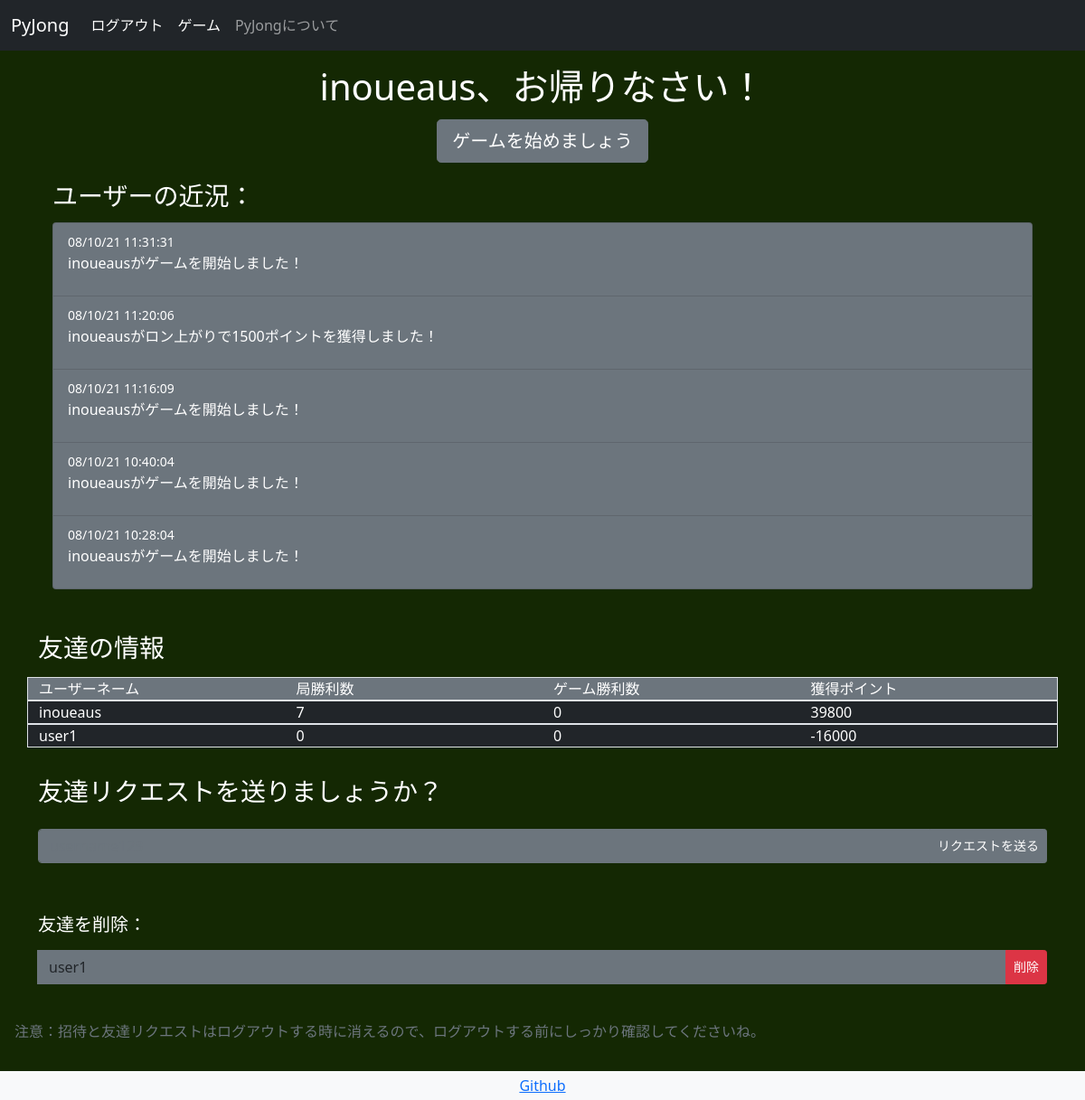
Screenshot of /main/friends (signed in) with the database file from the repository.
### pyjong/models.py (models this page shows, shortened)
class UserData(db.Model,UserMixin):
    __tablename__ = 'userdata'
    id = db.Column(db.Integer,primary_key=True)
    email_address = db.Column(db.String(64),unique=True,index=True)
    username = db.Column(db.String(64),unique=True,index=True)
    password_hash = db.Column(db.String(128))
    friends_list = db.Column(db.Text)
    friend_requests = db.Column(db.Text)
    invites = db.Column(db.Text)
    kyoku_win_count = db.Column(db.Integer)
    game_win_count = db.Column(db.Integer)
    points = db.Column(db.Integer)

class GameUpdates(db.Model):
    id = db.Column(db.Integer,primary_key=True)
    date = db.Column(db.DateTime,nullable=False,default=datetime.now)
    text = db.Column(db.Text,nullable=False)

### pyjong/main/views.py (the view, shortened to what this page needs)
@main_blueprint.route('/friends',methods=['GET','POST'])
@login_required
def friends():
    get_new_requests(current_user.username)
    get_invites(current_user.username)
    get_friends_list(current_user.username)
    form_delete = DeleteFriend()
    form_delete = add_friends_to_form(form_delete)
    form_req = FriendRequest()
    form_add = AcceptFriendRequest()
    form_add = add_friend_requests_to_form(form_add)
    accept_invite_form = AcceptInvite()
    accept_invite_form = add_invites_to_form(accept_invite_form)
    game_updates = retrieve_game_updates()
    if form_delete.validate_on_submit():
        delete_friend(requested_username=form_delete.select_friend.data,requester_username=current_user.username)
        flash("友達を削除しました。",'alert-success')
        return redirect(url_for('main.friends'))
    return render_template('friends.html',form_delete=form_delete,form_add=form_add,form_req=form_req,accept_invite_form=accept_invite_form,game_updates=game_updates)

### pyjong/main/forms.py
class DeleteFriend(FlaskForm):
    select_friend = SelectField("承諾したいリクエストを選んでください")
    submit = SubmitField("削除")

class FriendRequest(FlaskForm):
    username = StringField('追加したいユーザーネーム：',validators=[InputRequired(),Regexp('^\w+$',message='英数字のみ入力可能')])
    submit = SubmitField('リクエストを送る')

### pyjong/main/views.py (called while the page is built)
def add_friends_to_form(form):
    if len(session['friends']) > 0:
        form.select_friend.choices = [(usr,usr) for usr in session['friends']]
        session['has_friends'] = True
    else:
        session['has_friends'] = False
    return form

def add_friend_requests_to_form(form):
    if session['new_requests']:
        form.select_friend.choices = [(usr,usr) for usr in session['requests']]
    else:
        form.select_friend.choices = [('no_friends','友達はまだいないようです')]
    return form

def add_invites_to_form(form):
    if session['has_new_invites']:
        form.select_friend.choices = [(room,usr) for usr,room in session['invites']]
    else:
        pass
    return form

### pyjong/models.py (called while the page is built, shortened)
@login_manager.user_loader
def load_user(user_id):
    return UserData.query.get(user_id)

def retrieve_game_updates():
    game_updates = GameUpdates.query.order_by(GameUpdates.date.desc()).paginate(page=1,per_page=5)
    return game_updates

def get_new_requests(session_username):
    current_usr = UserData.query.filter_by(username=session_username).first()
    new_requests_list = eval(current_usr.friend_requests)
    if session['updated'] == False:
        if len(new_requests_list) > 0:
            session['requests'] = new_requests_list
            session['new_requests'] = True
            current_usr.friend_requests = str([])
            db.session.add(current_usr)
            db.session.commit()
            session['updated'] = True
        else:
            session['new_requests'] = False
            session['updated'] = True

### pyjong/main/templates/main/friends.html (shortened to what this page needs)
<!DOCTYPE html>
{% extends "base.html" %}
{% block content %}
<div class="container text-left p-3">
<div class="container text-center w-3">
  <h1 class="">{{session['username']}}、お帰りなさい！</h1>
</div>
<div class="container py-1 text-center">
  <button type="button" onclick="location.href='{{url_for('main.game')}}'" class="btn btn-secondary btn-lg btn-block px-3">ゲームを始めましょう</button>
</div>
<div class="container py-3">
  <h3>ユーザーの近況：</h3>
  <ul class="list-group pt-1">
    {% for update in game_updates.items %}
    <li class="list-group-item bg-secondary text-white">
      <small>{{update.date.strftime('%D %H:%M:%S')}}</small>
      <p>{{update.text}}</p>
    </li>
    {% endfor %}
  </ul>
</div>
</div>
<div class="container py-3">
  <h3 class="pb-2">友達の情報</h3>
  <div class="row border bg-secondary">
    <div class="col">ユーザーネーム</div>
    <div class="col">局勝利数</div>
    <div class="col">ゲーム勝利数</div>
    <div class="col">獲得ポイント</div>
  </div>
  {% for row in session['friend_stats'] %}
<div class="row border">
  {% for cell in row %}
    <div class="col bg-dark">{{cell}}</div>
    {% endfor %}
</div>
  {% endfor %}
</div>
<div class="container py-3">
<h3 class="pb-2">友達リクエストを送りましょうか？</h3>
<form class="" action="" method="POST">
<div class="input-group py-2">
{{form_req.username(class="form-control",placeholder="username123")}}
{{form_req.submit(class="btn btn-secondary btn-sm")}}
</div>
</div>
{% if session['has_friends'] %}
<div class="container py-3">
<form class="" action="" method="POST">
<h5 class="pt-3">友達を削除：</h5>
  <div class="input-group py-2">
    {{form_delete.select_friend(class="form-control")}}
    {{form_delete.submit(class="btn btn-danger btn-sm")}}
  </div>
</form>
</div>
{% endif %}
<p class="relative-bottom p-3 text-muted">注意：招待と友達リクエストはログアウトする時に消えるので、ログアウトする前にしっかり確認してくださいね。</p>
{% endblock %}

### rows the page displays
UserData: username "inoueaus", row "inoueaus" "7" "0", points "39800"
GameUpdates: date "08/10/21 11:31:31", text "inoueausがゲームを開始しました！"
GameUpdates: date "08/10/21 11:20:06", text "inoueausがロン上がりで1500ポイントを獲得しました！"
GameUpdates: date "08/10/21 11:16:09", text "inoueausがゲームを開始しました！"
GameUpdates: date "08/10/21 10:40:04", text "inoueausがゲームを開始しました！"
GameUpdates: date "08/10/21 10:28:04", text "inoueausがゲームを開始しました！"
UserData: row "user1" "0" "0", points "-16000"
